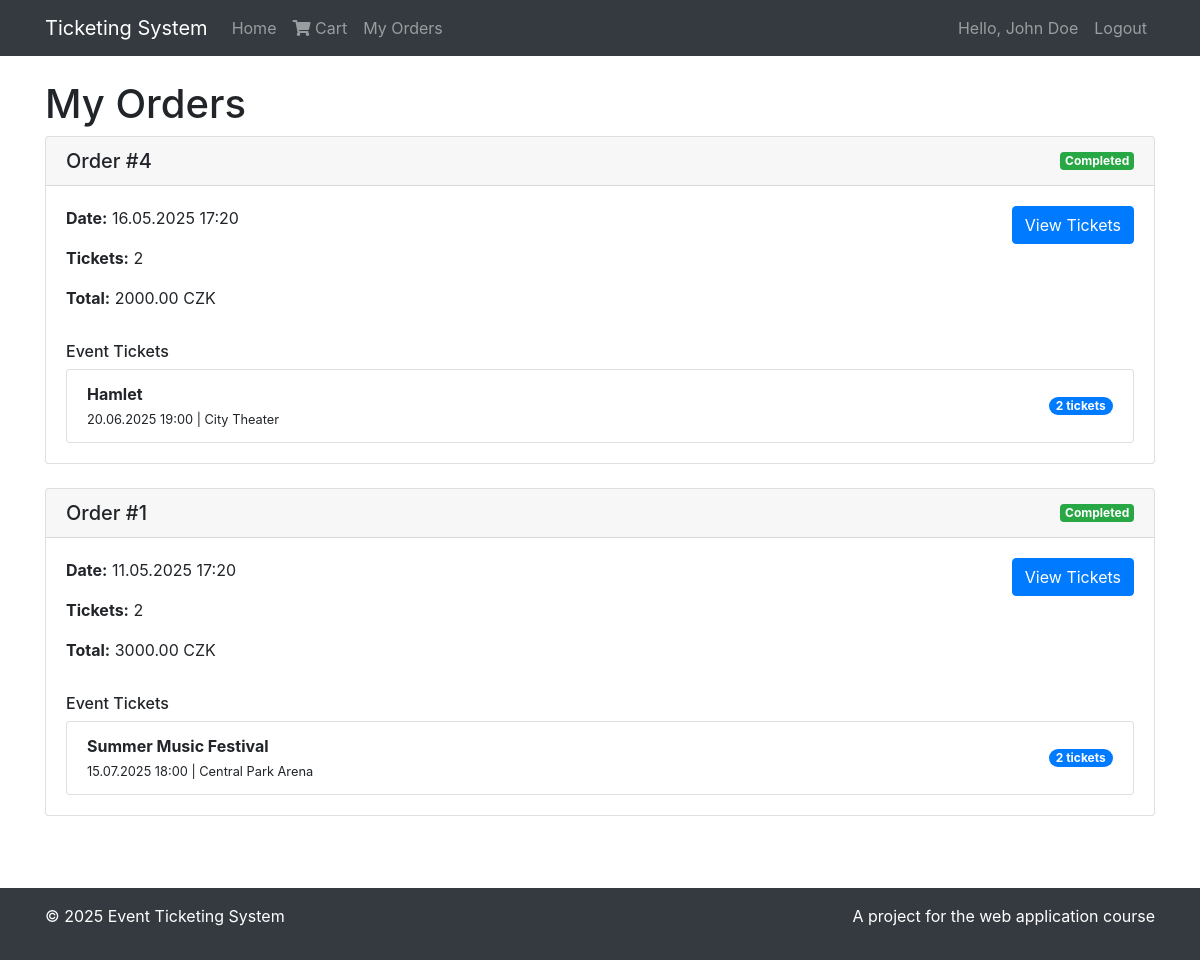
The app's page /code/orders.php (signed in) with its own data.
### tables this page shows
CREATE TABLE `sp_orders` (
  `order_id` INT NOT NULL AUTO_INCREMENT,
  `user_id` INT NOT NULL,
  `order_date` DATETIME DEFAULT CURRENT_TIMESTAMP,
  PRIMARY KEY (`order_id`),
  CONSTRAINT `fk_orders_user` FOREIGN KEY (`user_id`) REFERENCES `sp_users`(`id`)
);

CREATE TABLE `sp_tickets` (
  `id` INT NOT NULL AUTO_INCREMENT,
  `order_id` INT NOT NULL,
  `seat_id` INT NOT NULL,
  PRIMARY KEY (`id`),
  CONSTRAINT `fk_tickets_order` FOREIGN KEY (`order_id`) REFERENCES `sp_orders`(`order_id`),
  CONSTRAINT `fk_tickets_seat` FOREIGN KEY (`seat_id`) REFERENCES `sp_seats`(`id`)
);

CREATE TABLE `sp_events` (
  `id` INT NOT NULL AUTO_INCREMENT,
  `title` VARCHAR(255) NOT NULL,
  `description` TEXT,
  `location` VARCHAR(255),
  `start_datetime` DATETIME NOT NULL,
  `end_datetime` DATETIME NOT NULL,
  `event_type_id` INT NOT NULL,
  `created_by` INT NOT NULL,
  `created_at` DATETIME DEFAULT CURRENT_TIMESTAMP,
  `updated_at` DATETIME DEFAULT CURRENT_TIMESTAMP ON UPDATE CURRENT_TIMESTAMP,
  `version` INT NOT NULL DEFAULT 1,
  `lock_timestamp` DATETIME DEFAULT NULL,
  `locked_by_user_id` INT DEFAULT NULL,
  PRIMARY KEY (`id`),
  CONSTRAINT `fk_events_type` FOREIGN KEY (`event_type_id`) REFERENCES `sp_event_types`(`id`),
  CONSTRAINT `fk_events_user` FOREIGN KEY (`created_by`) REFERENCES `sp_users`(`id`),
  CONSTRAINT `fk_events_locked_by` FOREIGN KEY (`locked_by_user_id`) REFERENCES `sp_users`(`id`) ON DELETE SET NULL,
  INDEX `idx_lock_user` (`locked_by_user_id`, `lock_timestamp`)
);

### code/database/Database.php (called while the page is built, shortened)
<?php
class Database
{
    private static $instance = null;
    private $connection;
    private function __construct()
    {
        try {
            $this->connection = new PDO(
                "mysql:host=" . DB_HOST . ";dbname=" . DB_NAME . ";charset=utf8mb4",
                DB_USER,
                DB_PASS,
                [
                    PDO::ATTR_ERRMODE => PDO::ERRMODE_EXCEPTION,
                    PDO::ATTR_DEFAULT_FETCH_MODE => PDO::FETCH_ASSOC,
                    PDO::ATTR_EMULATE_PREPARES => false
                ]
            );
        } catch (PDOException $e) {
            die("Database connection failed: " . $e->getMessage());
        }
    }
    public static function getInstance()
    {
        if (self::$instance === null) {
            self::$instance = new Database();
        }
        return self::$instance;
    }
    public function query($query, $params = [])
    {
        try {
            $stmt = $this->connection->prepare($query);
            $stmt->execute($params);
            return $stmt;
        } catch (PDOException $e) {
            die("Query failed: " . $e->getMessage());
        }
    }
    public function fetchAll($query, $params = [])
    {
        $stmt = $this->query($query, $params);
        return $stmt->fetchAll();
    }
}

### code/database/OrderDb.php (called while the page is built, shortened)
<?php
require_once __DIR__ . '/Database.php';
require_once __DIR__ . '/../models/Order.php';
require_once __DIR__ . '/../models/Ticket.php';
class OrderDb
{
    private $db;
    public function __construct()
    {
        $this->db = Database::getInstance();
    }
    public function getOrdersForUser($userId)
    {
        $orders = $this->db->fetchAll(
            "SELECT o.*,
                    COUNT(t.id) as ticket_count,
                    SUM(sc.price) as total_price,
                    (SELECT p.status FROM sp_payments p WHERE p.order_id = o.order_id ORDER BY p.paid_at DESC LIMIT 1) as payment_status
             FROM sp_orders o
             JOIN sp_tickets t ON o.order_id = t.order_id
             JOIN sp_seats s ON t.seat_id = s.id
             JOIN sp_seat_categories sc ON s.seat_category_id = sc.id
             WHERE o.user_id = ?
             GROUP BY o.order_id
             ORDER BY o.order_date DESC",
            [$userId]
        );
        $orderObjects = [];
        foreach ($orders as $order) {
            $orderObjects[] = new Order($order);
        }
        return $orderObjects;
    }
    public function getTicketsForOrder($orderId)
    {
        $tickets = $this->db->fetchAll(
            "SELECT t.*, s.row_index, s.col_index, sc.name as category_name, sc.price,
                    e.title as event_title, e.start_datetime, e.location, e.id as event_id
             FROM sp_tickets t
             JOIN sp_seats s ON t.seat_id = s.id
             JOIN sp_seat_categories sc ON s.seat_category_id = sc.id
             JOIN sp_events e ON s.event_id = e.id
             WHERE t.order_id = ?
             ORDER BY s.row_index, s.col_index",
            [$orderId]
        );
        $ticketObjects = [];
        foreach ($tickets as $ticket) {
            $ticketObjects[] = new Ticket($ticket);
        }
        return $ticketObjects;
    }
}

### code/models/Order.php (called while the page is built, shortened)
<?php
require_once __DIR__ . '/Ticket.php';
class Order
{
    public function __construct($data = null)
    {
        if ($data) {
            $this->order_id = $data['order_id'] ?? null;
            $this->order_date = $data['order_date'] ?? null;
            $this->ticket_count = $data['ticket_count'] ?? null;
            $this->total_price = $data['total_price'] ?? null;
            $this->payment_status = $data['payment_status'] ?? null;
        }
    }
}

### code/includes/init.php (called while the page is built, shortened)
<?php
require_once __DIR__ . '/../database/Database.php';
require_once __DIR__ . '/../models/Order.php';
require_once __DIR__ . '/../models/Ticket.php';
require_once __DIR__ . '/../database/OrderDb.php';
function escape($str)
{
    return htmlspecialchars($str, ENT_QUOTES, 'UTF-8');
}
function formatDate($date, $format = 'd.m.Y H:i')
{
    $dateObj = new DateTime($date);
    return $dateObj->format($format);
}

### code/models/Ticket.php (called while the page is built, shortened)
<?php
class Ticket
{
    public function __construct($data = null)
    {
        if ($data) {
            $this->event_title = $data['event_title'] ?? null;
            $this->start_datetime = $data['start_datetime'] ?? null;
            $this->location = $data['location'] ?? null;
        }
    }
}

### code/orders.php (the view, shortened to what this page needs)
<?php
require_once 'includes/init.php';
$orderModel = new OrderDb();
$orders = $orderModel->getOrdersForUser($_SESSION['user_id']);
include 'views/header.php';
?>
<div class="container mt-4">
    <h1>My Orders</h1>
    <?php if (empty($orders)): ?>
        <div class="alert alert-info">
            You haven't placed any orders yet. <a href="<?php echo SITE_URL; ?>">Browse events</a> to get tickets.
        </div>
    <?php else: ?>
        <div class="row">
            <?php foreach ($orders as $order): ?>
                <div class="col-md-12 mb-4">
                    <div class="card">
                        <div class="card-header d-flex justify-content-between align-items-center">
                            <h5 class="mb-0">Order #<?php echo $order->order_id; ?></h5>
                            <span class="badge <?php echo $order->payment_status === 'completed' ? 'badge-success' : ($order->payment_status === 'cancelled' ? 'badge-danger' : 'badge-warning'); ?>">
                                <?php echo $order->payment_status ? ucfirst($order->payment_status) : 'Pending'; ?>
                            </span>
                        </div>
                        <div class="card-body">
                            <div class="row">
                                <div class="col-md-6">
                                    <p><strong>Date:</strong> <?php echo formatDate($order->order_date); ?></p>
                                    <p><strong>Tickets:</strong> <?php echo $order->ticket_count; ?></p>
                                    <p><strong>Total:</strong> <?php echo $order->total_price; ?> CZK</p>
                                </div>
                                <div class="col-md-6 text-right">
                                    <a href="order_detail.php?id=<?php echo $order->order_id; ?>" class="btn btn-primary">
                                        View Tickets
                                    </a>
                                </div>
                            </div>
                            <div class="mt-3">
                                <h6>Event Tickets</h6>
                                <?php
                                $tickets = $orderModel->getTicketsForOrder($order->order_id);
                                $groupedTickets = [];
                                foreach ($tickets as $ticket) {
                                    if (!isset($groupedTickets[$ticket->event_title])) {
                                        $groupedTickets[$ticket->event_title] = [
                                            'event_title' => $ticket->event_title,
                                            'start_datetime' => $ticket->start_datetime,
                                            'location' => $ticket->location,
                                            'count' => 0
                                        ];
                                    }
                                    $groupedTickets[$ticket->event_title]['count']++;
                                }
                                ?>
                                <ul class="list-group">
                                    <?php foreach ($groupedTickets as $eventTitle => $eventData): ?>
                                        <li class="list-group-item d-flex justify-content-between align-items-center">
                                            <div>
                                                <strong><?php echo escape($eventTitle); ?></strong><br>
                                                <small>
                                                    <?php echo formatDate($eventData['start_datetime']); ?> |
                                                    <?php echo escape($eventData['location']); ?>
                                                </small>
                                            </div>
                                            <span class="badge badge-primary badge-pill">
                                                <?php echo $eventData['count']; ?> ticket<?php echo $eventData['count'] > 1 ? 's' : ''; ?>
                                            </span>
                                        </li>
                                    <?php endforeach; ?>
                                </ul>
                            </div>
                        </div>
                    </div>
                </div>
            <?php endforeach; ?>
        </div>
    <?php endif; ?>
</div>
<?php
include 'views/footer.php';
?>

### code/assets/css/style.css (style rules this page uses)
body { padding-bottom: 20px; }

### records on screen
sp_orders: order_id "4", payment_status "Completed", order_date "16.05.2025 17:20", ticket_count "2", total_price "2000.00", eventTitle "Hamlet", start_datetime "20.06.2025 19:00", location "City Theater", count "2"
sp_orders: order_id "1", payment_status "Completed", order_date "11.05.2025 17:20", ticket_count "2", total_price "3000.00"
sp_tickets: eventTitle "Summer Music Festival", sp_events.start_datetime "15.07.2025 18:00", sp_events.location "Central Park Arena", count "2"

### other values on screen
$_SESSION['user_name'] "John Doe"
